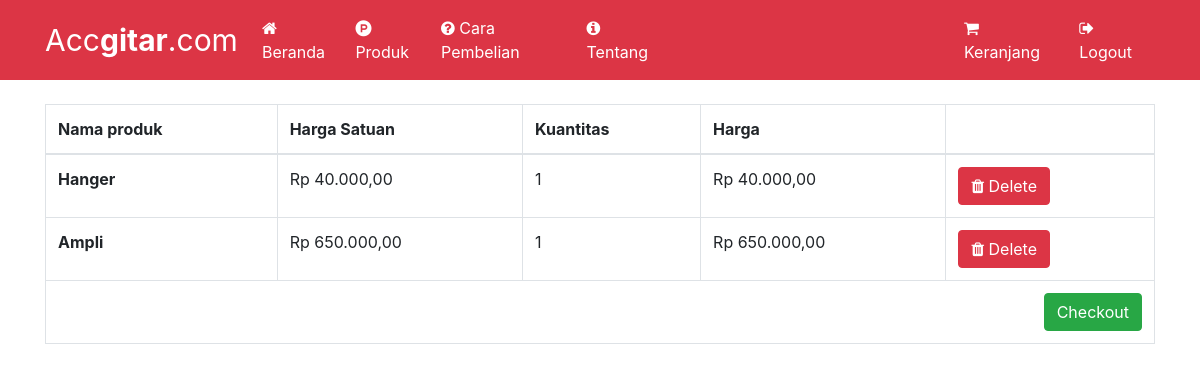
The app's page /page/customer/beli.php (signed in) with its own data.
### tables this page shows
CREATE TABLE `tb_pemesanan` (
  `id_pemesanan` int(11) NOT NULL,
  `no_invoice` varchar(11) NOT NULL,
  `id_user` int(11) NOT NULL,
  `id_produk` int(11) NOT NULL,
  `kuantitas` int(10) NOT NULL,
  `status` enum('order','lunas') NOT NULL,
  `tanggal` timestamp NOT NULL DEFAULT CURRENT_TIMESTAMP ON UPDATE CURRENT_TIMESTAMP
);

CREATE TABLE `tb_produk` (
  `id_produk` int(11) NOT NULL,
  `nama_produk` varchar(50) NOT NULL,
  `gambar` varchar(100) NOT NULL,
  `harga` varchar(8) NOT NULL,
  `stok` int(3) NOT NULL,
  `deskripsi` varchar(300) NOT NULL
);

### page/customer/beli.php (the view, shortened to what this page needs)
<?php
include "../../koneksi.php";
if (!isset($_SESSION['email'])) {
	header("location:../../login.php");
} else {
	$id_user = $_SESSION['id_user'];
	?>
	<!DOCTYPE html>
	<html>
	<head>
		<link href="../../vendor/bootstrap/css/bootstrap.min.css" rel="stylesheet">
		<link href="../../css/font-awesome/css/font-awesome.min.css" rel="stylesheet">
		<link href="../../css/modern-business.css" rel="stylesheet">
	</head>
	<body>
		<nav class="navbar fixed-top navbar-expand-lg navbar-dark bg-danger fixed-top">
			<div class="container">
				<a class="navbar-brand" href="../../index.php" style="font-size: 30px;">Acc<b>gitar</b>.com</a>
				<div class="collapse navbar-collapse" id="navbarResponsive">
					<ul class="navbar-nav ml-auto">
						<li class="nav-item">
							<a class="nav-link" href="../../index.php" style="color: #ffffff;"><span class="fa fa-home"></span> Beranda</a>
						</li>
						<li class="nav-item">
							<a class="nav-link" href="../../index.php?page=produk" style="color: #ffffff;"><span class="fa fa-product-hunt"></span> Produk</a>
						</li>
						<li class="nav-item">
							<a class="nav-link" href="../../index.php?page=cara" style="color: #ffffff;"><span class="fa fa-question-circle"></span> Cara Pembelian</a>
						</li>
						<li class="nav-item">
							<a class="nav-link" href="../../index.php?page=tentang" style="color: #ffffff; margin-right: 300px;"><span class="fa fa-info-circle"></span> Tentang</a>
						</li>
						<li class="nav-item">
							<a class="nav-link" href="beli.php" style="color: #ffffff; margin-right: 10px"><span class="fa fa-shopping-cart" title="shopping cart"></span> Keranjang</a>
						</li>
						<li class="nav-item">
							<a class="nav-link" href="../../logout.php" style="color: #ffffff;"><span class="fa fa-sign-out"></span> Logout</a>
						</li>
					</ul>
				</div>
			</div>
		</nav>
		<br><br>
		<div class="container">
			<table class="table table-bordered">
				<tr>
					<th scope="col">Nama produk</th>
					<th scope="col">Harga Satuan</th>
					<th scope="col">Kuantitas</th>
					<th scope="col">Harga</th>
					<th scope="col"></th>
				</tr>
				<tbody>
					<?php
					$pemesanan = mysqli_query($conn, "SELECT tb_pemesanan.*,tb_produk.* from tb_pemesanan join tb_produk on tb_produk.id_produk=tb_pemesanan.id_produk where tb_pemesanan.id_user=$id_user");
					$xa = mysqli_query($conn, "SELECT tb_pemesanan.*,tb_produk.* from tb_pemesanan join tb_produk on tb_produk.id_produk=tb_pemesanan.id_produk where tb_pemesanan.id_user=$id_user");
					$x = mysqli_fetch_array($xa);
					while ($data = mysqli_fetch_array($pemesanan)) {
						$harga = $data['kuantitas'] * $data['harga'];
						?>
						<tr>
							<th scope="row"><?php echo $data['nama_produk'] ?></th>
							<td><?php echo "Rp ".number_format($data['harga'],2,',','.')?></td>
							<td><?php echo number_format($data['kuantitas']) ?></td>
							<td><?php echo "Rp ".number_format($harga,2,',','.')?></td>
							<td><a href="hapus_pemesanan.php?id_pemesanan=<?php echo $data['id_pemesanan']?>" class="btn btn-danger""><span class="fa fa-trash"></span> Delete</a></td>
						</tr>
						<?php
					}
					?>
					<tr>
						<td colspan="5" align="right">
							<button type="reset" class="btn btn-success">
								<a href="checkout.php?no_invoice=<?php echo $x['no_invoice'];  ?>" style="color: #fff;text-decoration: none;">Checkout
								</a>
							</button>
						</td>
					</tr>
				</tbody>
			</table>
		</div>
		<?php } ?>

### css/modern-business.css (style rules this page uses)
body { padding-top: 54px; }
@media (min-width: 992px) { body { padding-top: 56px; } }

### records on screen
tb_pemesanan: id_produk.nama_produk "Hanger", id_produk.harga "40.000,00", kuantitas "1", kuantitas.harga "40.000,00"
tb_pemesanan: id_produk.nama_produk "Ampli", id_produk.harga "650.000,00", kuantitas "1", kuantitas.harga "650.000,00"
